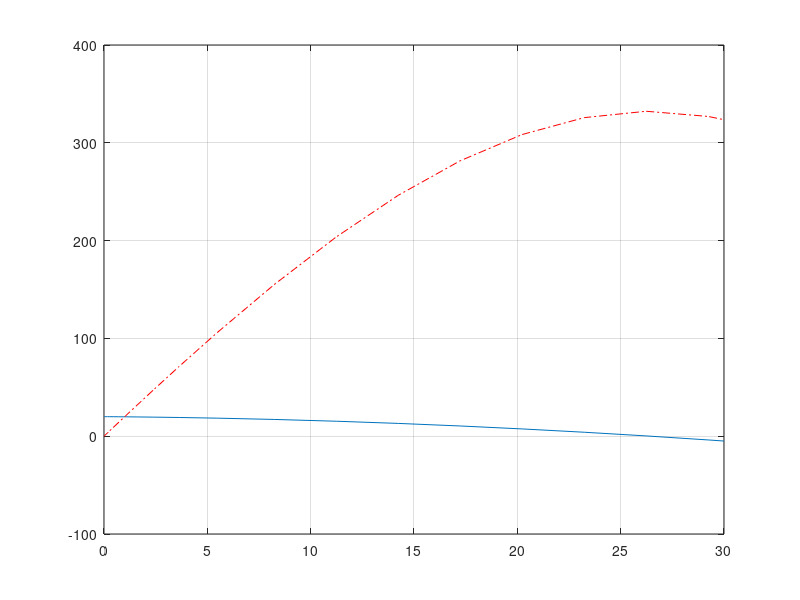

Write the MATLAB code that produced this figure.
% Demonstration of ode23; Velocity
clear
clc
b=10;
c=1.5;
m=200;
v0=20;
vp=@(t,v) -(c*v + b*t)/m;
[t,v]=ode23(vp,[0 30], v0);
figure (1)
plot(t,v)
grid on
hold on
pause

% demonstrate how to use trapz to calculate s
s=zeros(1,length(t));
for i =1:length(v)
    s(1,i) = trapz(t(1:i),v(1:i));
end

plot(t,s,'r-.')
hold off
